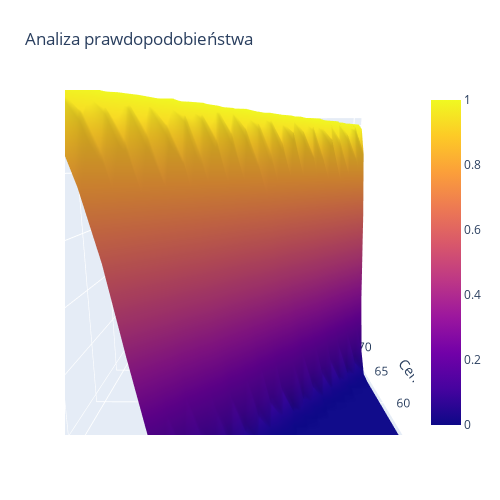

Source (notebook cell):
### Code cell
using PlotlyJS


price_generated_A = 5.0
price_generated_B = 7.0
std_price_A = 0.05
std_price_B = 0.1
exchange_rate = avg_exchange_rate
std_exchange_rate = 0.05
salary = 7000.0
fuel_price = 4.6
fuel_variance = 0.01
fuel_consumption = 200.0
num_employees = 4
employee_salary = 4500.0
rent = 6000.0
demand_A = 500.0
demand_B = 400.0
std_demand_A = 20.0
std_demand_B = 30.0
polish_price_A = 50.0:1:70.0
polish_price_B = 95.0:1:120.0
liczba_powtorzen = 1000

heatmap_data = zeros(length(polish_price_A), length(polish_price_B))

for (i, A) in enumerate(polish_price_A)
    for (j, B) in enumerate(polish_price_B)
        wynik = wywolanie(price_generated_A, price_generated_B, std_price_A, std_price_B, exchange_rate, std_exchange_rate, salary, fuel_price, fuel_variance, fuel_consumption, num_employees, employee_salary, rent, demand_A, demand_B, std_demand_A, std_demand_B, A, B, liczba_powtorzen)
        prawd = wynik.probability
        heatmap_data[i, j] = prawd
    end
end


layout = Layout(
    title = "Analiza prawdopodobieństwa", 
    autosize = false,
    width = 500, height = 500,
    margin = attr(l = 65, r = 50, b = 65, t = 90),
    scene = attr(
        xaxis_title = "Cena Produktu A",   # Set the name for the x-axis
        yaxis_title = "Cena Produktu B",   # Set the name for the y-axis
        zaxis_title = "Prawdopodobienstwo osiagniecia wyniku"       # Set the name for the z-axis
    )
)

PlotlyJS.plot(surface(z = heatmap_data, x = polish_price_A, y = polish_price_B), layout)

### Figure 1 — Plotly figure (JSON) as saved in the notebook; plotly's stock layout.template omitted (floating-point values rounded to 4 significant figures; data arrays with more than 128 entries replaced by an {"elided": "..."} marker saying what was removed)
{"data": [{"type": "surface", "x": [50, 51, 52, 53, 54, 55, 56, 57, 58, 59, 60, 61, 62, 63, 64, 65, 66, 67, 68, 69, 70], "y": [95, 96, 97, 98, 99, 100, 101, 102, 103, 104, 105, 106, 107, 108, 109, 110, 111, 112, 113, 114, 115, 116, 117, 118, 119, 120], "z": {"elided": "26x21 float values"}}], "layout": {"autosize": false, "height": 500, "margin": {"b": 65, "l": 65, "r": 50, "t": 90}, "scene": {"aspectmode": "auto", "aspectratio": {"x": 1, "y": 1, "z": 1}, "camera": {"center": {"x": 0, "y": 0, "z": 0}, "eye": {"x": -1.312, "y": -0.009552, "z": 0.2932}, "projection": {"type": "perspective"}, "up": {"x": 0, "y": 0, "z": 1}}, "xaxis": {"title": {"text": "Cena Produktu A"}, "type": "linear"}, "yaxis": {"title": {"text": "Cena Produktu B"}, "type": "linear"}, "zaxis": {"title": {"text": "Prawdopodobienstwo osiagniecia wyniku"}, "type": "linear"}}, "title": {"text": "Analiza prawdopodobieństwa"}, "width": 500}}
